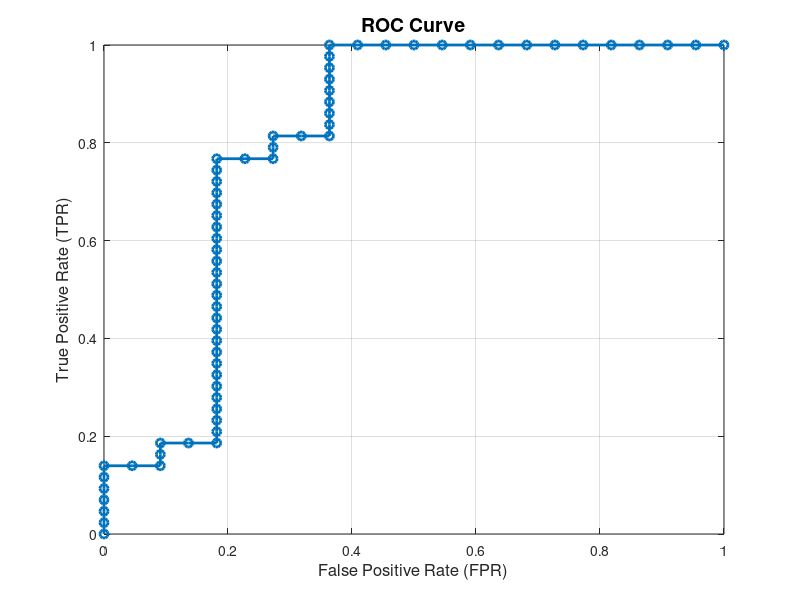

Recreate this plot in MATLAB.
clear
clc

S = load("roc_data.mat") ;
[x,y] = deal(S.x , S.y) ;

% 對 x 向量進行排序，並獲得排序的索引
[x_sorted, idx] = sort(x);

% 使用排序索引對 y 進行相同的重排
y_sorted = y(idx);

% 計算總的正例和負例數量
total_positives = sum(y_sorted);
total_negatives = length(y_sorted) - total_positives;

% 初始化計數器
TP = total_positives; % 真陽性
TN = 0; % 真陰性
FP = total_negatives; % 假陽性
FN = 0; %假陰性

% 初始化 TPR 和 FPR 的歷史記錄
FPR_history = [];
TPR_history = [];

FPR_history(end+1) = 1;
TPR_history(end+1) = 1;

% 使用 for 迴圈遍歷 y_sorted
for i = 1:length(y_sorted)
    if y_sorted(i) == 1
        TP = TP - 1;
        FN = FN + 1;
    else
        TN = TN + 1;
        FP = FP - 1;
    end
    
    % 計算 TPR 和 FPR
    TPR = TP / (TP + FN);
    FPR = FP / (FP + TN);
    
    % 記錄當前的 FPR 和 TPR
    FPR_history(end+1) = FPR;
    TPR_history(end+1) = TPR;
end

% 計算 AUC
AUC = abs(trapz(FPR_history, TPR_history));

% 繪製 ROC 曲線
figure;
plot(FPR_history, TPR_history, '-o', 'LineWidth', 2, 'MarkerSize', 6);
xlabel('False Positive Rate (FPR)', 'FontSize', 12);
ylabel('True Positive Rate (TPR)', 'FontSize', 12);
title('ROC Curve', 'FontSize', 14);

% 顯示 AUC 值
fprintf('AUC: %.2f\n', AUC);

% 顯示網格
grid on;